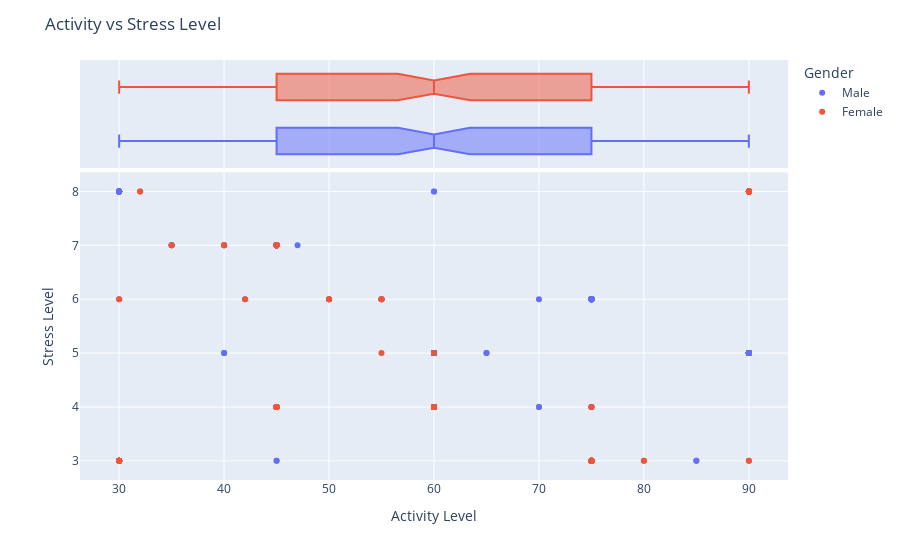

Notebook code cell kept with this figure:
### Markdown cell above
✨ Quality of the sleep can effect the stress level    
✨ Womans has better quality of sleep than mans  
✨ Womans's stress level is lower than mans  

❎ There is a relation

### Code cell
fig = px.scatter(df, x='Physical Activity Level', y='Stress Level', color='Gender', marginal_x='box')
fig.update_layout(
    title='Activity vs Stress Level',
    xaxis_title='Activity Level',
    yaxis_title='Stress Level',
    font = dict(
        size=12
    )
)
fig.show()

### Figure 1 — Plotly figure (JSON) as saved in the notebook; plotly's stock layout.template omitted (floating-point values rounded to 4 significant figures; data arrays with more than 128 entries replaced by an {"elided": "..."} marker saying what was removed)
{"data": [{"hovertemplate": "Gender=Male<br>Physical Activity Level=%{x}<br>Stress Level=%{y}<extra></extra>", "legendgroup": "Male", "marker": {"color": "#636efa", "symbol": "circle"}, "mode": "markers", "name": "Male", "orientation": "v", "showlegend": true, "type": "scatter", "x": {"elided": "189 int values"}, "xaxis": "x", "y": {"elided": "189 int values"}, "yaxis": "y"}, {"alignmentgroup": "True", "hovertemplate": "Gender=Male<br>Physical Activity Level=%{x}<extra></extra>", "legendgroup": "Male", "marker": {"color": "#636efa", "symbol": "circle"}, "name": "Male", "notched": true, "offsetgroup": "Male", "showlegend": false, "type": "box", "x": {"elided": "189 int values"}, "xaxis": "x2", "yaxis": "y2"}, {"hovertemplate": "Gender=Female<br>Physical Activity Level=%{x}<br>Stress Level=%{y}<extra></extra>", "legendgroup": "Female", "marker": {"color": "#EF553B", "symbol": "circle"}, "mode": "markers", "name": "Female", "orientation": "v", "showlegend": true, "type": "scatter", "x": {"elided": "185 int values"}, "xaxis": "x", "y": {"elided": "185 int values"}, "yaxis": "y"}, {"alignmentgroup": "True", "hovertemplate": "Gender=Female<br>Physical Activity Level=%{x}<extra></extra>", "legendgroup": "Female", "marker": {"color": "#EF553B", "symbol": "circle"}, "name": "Female", "notched": true, "offsetgroup": "Female", "showlegend": false, "type": "box", "x": {"elided": "185 int values"}, "xaxis": "x2", "yaxis": "y2"}], "layout": {"font": {"size": 12}, "legend": {"title": {"text": "Gender"}, "tracegroupgap": 0}, "margin": {"t": 60}, "title": {"text": "Activity vs Stress Level"}, "xaxis": {"anchor": "y", "domain": [0, 1], "title": {"text": "Activity Level"}}, "xaxis2": {"anchor": "y2", "domain": [0, 1], "matches": "x", "showgrid": true, "showticklabels": false}, "yaxis": {"anchor": "x", "domain": [0, 0.7326], "title": {"text": "Stress Level"}}, "yaxis2": {"anchor": "x2", "domain": [0.7426, 1], "matches": "y2", "showgrid": false, "showline": false, "showticklabels": false, "ticks": ""}}}
